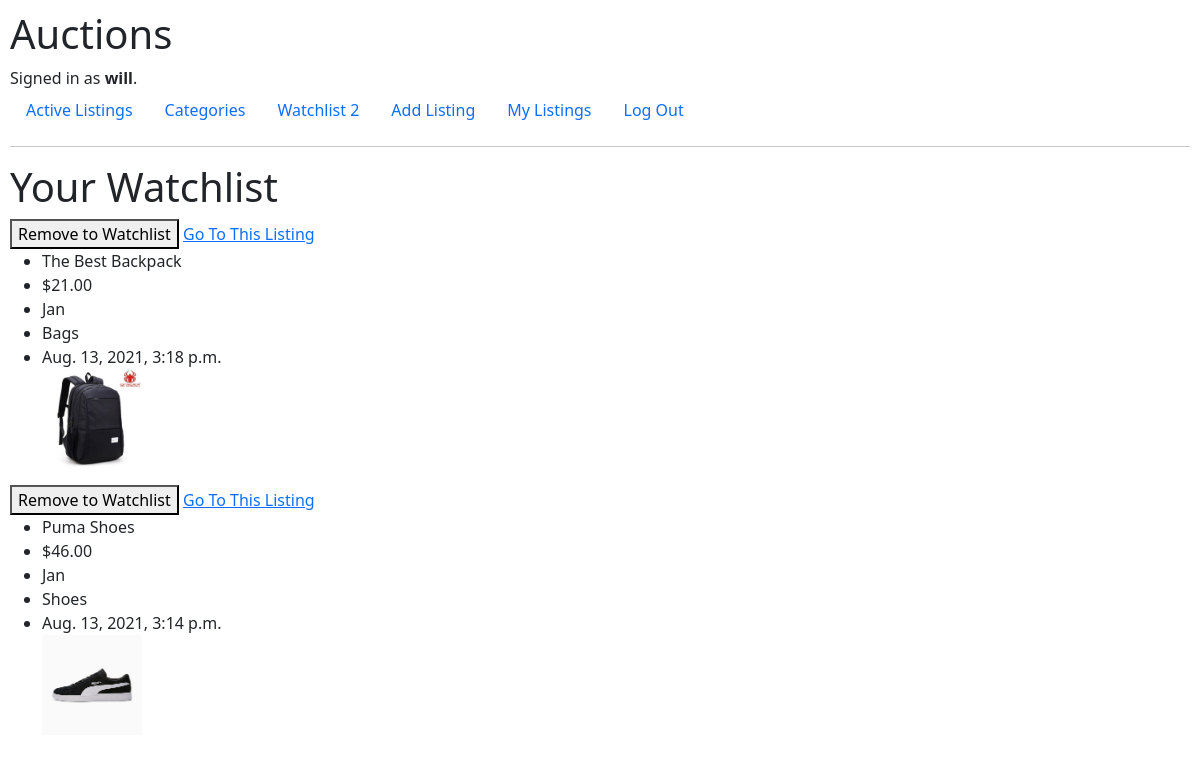
/watchlist/ (signed in), run on the app's committed database.
### auctions/models.py (models this page shows, shortened)
class User(AbstractUser):
    pass

class Listing(models.Model):
    user = models.ForeignKey('User', on_delete=CASCADE, related_name='user_that_make_the_auction')
    title = models.CharField(max_length=50)
    price = models.DecimalField(max_digits=10,decimal_places=2)
    category = models.ForeignKey('Category', on_delete=CASCADE, related_name='selected_category',blank=True)
    time = models.DateTimeField(auto_now_add=True, blank=True)
    image = models.ImageField(null = True, blank = True, upload_to = 'images/')
    closed = models.BooleanField(default=False)
    bid = models.ManyToManyField('Bid', blank=True, related_name='listing_bid')
    comment = models.ManyToManyField('Comment',blank=True, related_name='list_comment')

class Category(models.Model):
    Cat_name = models.CharField(max_length=50)
    def __str__(self):
        return f"{self.Cat_name}"

### auctions/views.py (the view)
# urls.py: path("watchlist/",views.watchlist, name='watchlist'),
@login_required
def watchlist(request):
    user = User.objects.get(username=request.user)
    list = user.users_watchlist.all()
    if request.method == "POST":  # this will check if may pinasa si form/ or pag kinlick yung button
        listt = Listing.objects.get(pk = request.POST['remove'])
        user.users_watchlist.filter(list=listt).delete()
        return HttpResponseRedirect(reverse('watchlist'))
    apple = [ i.list for i in list ]
    return render(request, 'auctions/watchlist.html',{
        'listing': apple
    })

### auctions/templates/auctions/watchlist.html (shortened to what this page needs)
{% extends "auctions/layout.html" %} {% block body %}
<h1>Your Watchlist</h1>
{% for li in listing %}
<form action="{% url 'watchlist' %}" method="POST">
  <button type="submit" name="remove" value="{{li.id}}">
    Remove to Watchlist
  </button>
  <a href="{% url 'listing' li.id %}">Go To This Listing</a>
</form>
<ul>
  <li>{{li.title}}</li>
  <li>${{li.price}}</li>
  <li>{{li.user}}</li>
  <li>{{li.category}}</li>
  <li>{{li.time}}</li>
  {% if li.image %}
  <img src="{{li.image.url}}" alt="no image" style="height: 100px" />
  {% endif %}
  <br />
</ul>
{% empty %}
<h3>Empty</h3>
{% endfor %} {% endblock %}

### auctions/templates/auctions/layout.html (shortened to what this page needs)
{% load static %}
<!DOCTYPE html>
<html lang="en">
  <head>
    <link
      href="https://cdn.jsdelivr.net/npm/bootstrap@5.1.0/dist/css/bootstrap.min.css"
      rel="stylesheet"
    />
    <link href="{% static 'auctions/styles.css' %}" rel="stylesheet" />
  </head>
  <body>
    <h1>Auctions</h1>
    <div>
      {% if user.is_authenticated %} Signed in as
      <strong>{{ user.username }}</strong>. {% else %} Not signed in.
      <br />
      {% endif %}
    </div>
    <ul class="nav">
      <li class="nav-item">
        <a class="nav-link" href="{% url 'index' %}">Active Listings</a>
      </li>
      <li class="nav-item">
        <a class="nav-link" href="{% url 'categories' %}">Categories</a>
      </li>
      {% if user.is_authenticated %}
      <li class="nav-item">
        <a class="nav-link" href="{% url 'watchlist' %}"
          >Watchlist <span>{{user.users_watchlist.count}}</span></a
        >
      </li>
      <li class="nav-item">
        <a class="nav-link" href="{% url 'create_listing' %}">Add Listing</a>
      </li>
      <li class="nav-item">
        <a class="nav-link" href="{% url 'user_listing' %}">My Listings</a>
      </li>
      <li class="nav-item">
        <a class="nav-link" href="{% url 'logout' %}">Log Out</a>
      </li>
      {% endif %}
    </ul>
    <hr />
    {% block body %} {% endblock %}
  </body>
</html>

### auctions/static/auctions/styles.css (style rules this page uses)
body { padding: 10px; }

### data on the page
User: username "will", users_watchlist.count "2"
Listing: {{ li.id }} 8 (drawn), title "The Best Backpack", price "21.00", user "Jan", category "Bags", time "Aug. 13, 2021, 3:18 p.m.", image (picture)
Listing: {{ li.id }} 7 (drawn), title "Puma Shoes", price "46.00", user "Jan", category "Shoes", time "Aug. 13, 2021, 3:14 p.m.", image (picture)
